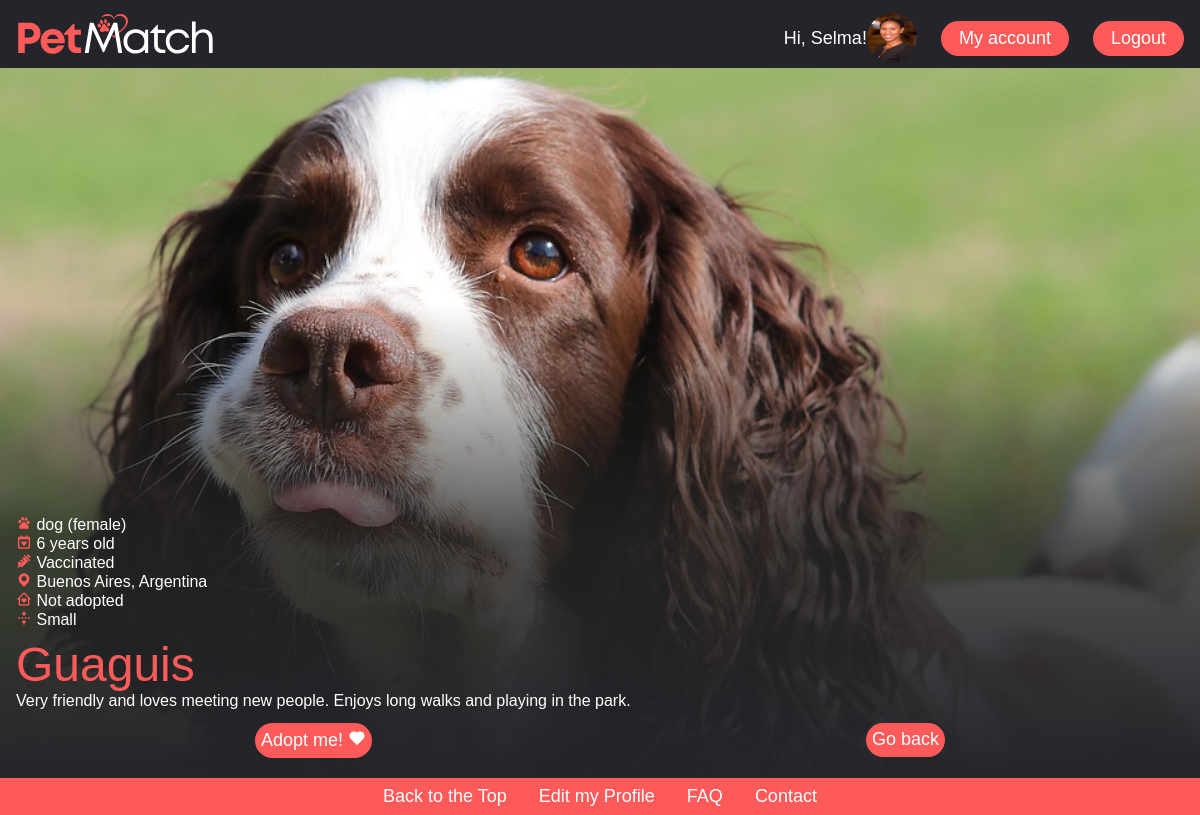
Screenshot of /pet_details.php?id=4 (signed in) with the database file from the repository.
### tables this page shows
CREATE TABLE `users` (
  `id` int(11) NOT NULL,
  `first_name` varchar(255) NOT NULL,
  `last_name` varchar(255) NOT NULL,
  `email` varchar(255) NOT NULL,
  `password` varchar(256) NOT NULL,
  `date_of_birth` date NOT NULL,
  `address` varchar(255) NOT NULL,
  `phone_number` varchar(255) NOT NULL,
  `picture` varchar(255) DEFAULT NULL,
  `status` varchar(4) NOT NULL DEFAULT 'user'
);

CREATE TABLE `pets` (
  `id` int(11) NOT NULL,
  `pet_name` varchar(255) NOT NULL,
  `breed` varchar(100) NOT NULL,
  `pet_age` int(3) NOT NULL,
  `pet_size` varchar(255) NOT NULL,
  `pet_gender` varchar(10) NOT NULL,
  `vaccines` tinyint(1) NOT NULL,
  `pet_location` varchar(255) NOT NULL,
  `status` tinyint(1) NOT NULL,
  `pet_description` varchar(400) NOT NULL,
  `picture` varchar(255) DEFAULT NULL
);

### pet_details.php (the view, shortened to what this page needs)
<?php
require_once "db_connect.php";
$id = isset($_SESSION["admn"]) ? $_SESSION["admn"] : $_SESSION["user"];
if(isset($_GET["id"])){
    $petId = $_GET["id"];
    $pSql = "SELECT * FROM `pets` WHERE `id` = {$petId}";
    $pResult = mysqli_query($conn, $pSql);
    $pet = mysqli_fetch_assoc($pResult);
}
?>
<!DOCTYPE html>
<html lang="en">
<head>
    <link rel="stylesheet" href="style.css">
    <link href='https://unpkg.com/boxicons@2.1.4/css/boxicons.min.css' rel='stylesheet'>
</head>
<body>
    <?php require_once "./components/navbar.php" ?>
    <div class="details" style="background-image: url('images/<?= $pet["picture"] ?>')">
         <div class="details-content">
            <p><i class='bx bxl-baidu'></i> <span><?= $pet["breed"] ?> (<span>female</span>)</span></p>
            <p><i class='bx bx-calendar-heart' ></i> <span><span><?= $pet["pet_age"] ?> years old</span></p>
            <p><i class='bx bxs-injection'></i> <span><?=  $pet["vaccines"] == 1? "Vaccinated" : "Not vaccinated"; ?></span></p>
            <p><i class='bx bxs-map'></i> <span><?= $pet["pet_location"] ?></p>
            <p><i class='bx bx-home-heart'></i> <span><?=  $pet["status"] == 1? "Adopted" : "Not adopted"; ?></span>
            <p><i class='bx bx-vertical-center'></i> <span><?= $pet["pet_size"] ?></span>
        </div>
        <div class="pet-name">
        <h1><?= $pet["pet_name"] ?></h1>
        </div>
        <div class="details-content">
        <p><span><?= $pet["pet_description"] ?></span></p>
        </div>
        <?php if (isset($_SESSION["user"])): ?>
        <div class="cardBotones">
            <a href='adoption.php?id=<?=$pet["id"]?>'><button>Adopt me! <i class='bx bxs-heart'></i></button>
            <a href="home.php"><button>Go back</button></a>
        </div>
        <?php endif; ?>
    </div>
    <footer>
        <div class="footerNav">
            <a href="#">Back to the Top</a>
            <a href="#">Edit my Profile</a>
            <a href="#">FAQ</a>
            <a href="#">Contact</a>
        </div>
    </footer>
</body>
</html>

### components/navbar.php (shortened to what this page needs)
<?php
require_once "db_connect.php";
if ($id) {
    $sql = "SELECT * FROM `users` WHERE `id` = {$id}";
    $result = mysqli_query($conn, $sql);
    $person = mysqli_fetch_assoc($result);
}
?>
<header>
    <img class="logo" src="images/logo.svg" alt="logo">
    <a>Hi, <?= $person["first_name"]; ?>!</a>
    <img class="img-thumbnail" style="border-radius: 50%; width: 50px; height: 50px; align: center;" src="images/<?= $person["picture"] ?>">
    <nav class="navLinks">
        <a id="profilePic" href="edit_profile.php"><button>My account</button></a>
    </nav>
    <a class="" href="./logout.php?logout"><button>Logout</button></a>
</header>

### style.css (style rules this page uses)
* { box-sizing: border-box; margin: 0; padding: 0; font-family: Arial, sans-serif; font-weight: 500; }
li, a, button { font-size: 18px; color: rgb(255, 255, 255); text-decoration: none; list-style: none; }
.logo { height: 60px; margin-right: auto; cursor: pointer; }
.navLinks { display: inline-block; padding: 0px 1.5rem; }
button { padding: 4px 15px; background-color: #ff5a5a; border: 3px solid #24252a00; border-radius: 50px; cursor: pointer; transition: all 0.3s ease 0s; margin-top: 0.3rem; margin-bottom: 0.3rem; }
footer { background-color: rgba(255, 90, 90, 1); padding: 0.5rem; bottom: 0; width: 100%; }
.details { width: 100%; height: 88.8vh; border-image: 1 fill linear-gradient( rgba(255, 255, 255, 0.001), rgba(255, 255, 255, 0.002),rgba(36, 37, 37, 0.8), rgba(36, 37, 42, 1)); background-size: cover; background-position: center; text-align: left; display: flex; flex-direction: column; justify-content: end; overflow: hidden; padding: 1rem; }
.pet-name { color: #ff5a5a; font-size: 1.5rem; text-align: left; }

### rows the page displays
users: first_name "Selma", picture (picture)
pets: picture (picture), breed "dog", pet_age "6", pet_location "Buenos Aires, Argentina", pet_size "Small", pet_name "Guaguis", pet_description "Very friendly and loves meeting new people. Enjoys long walks and playing in the park."
